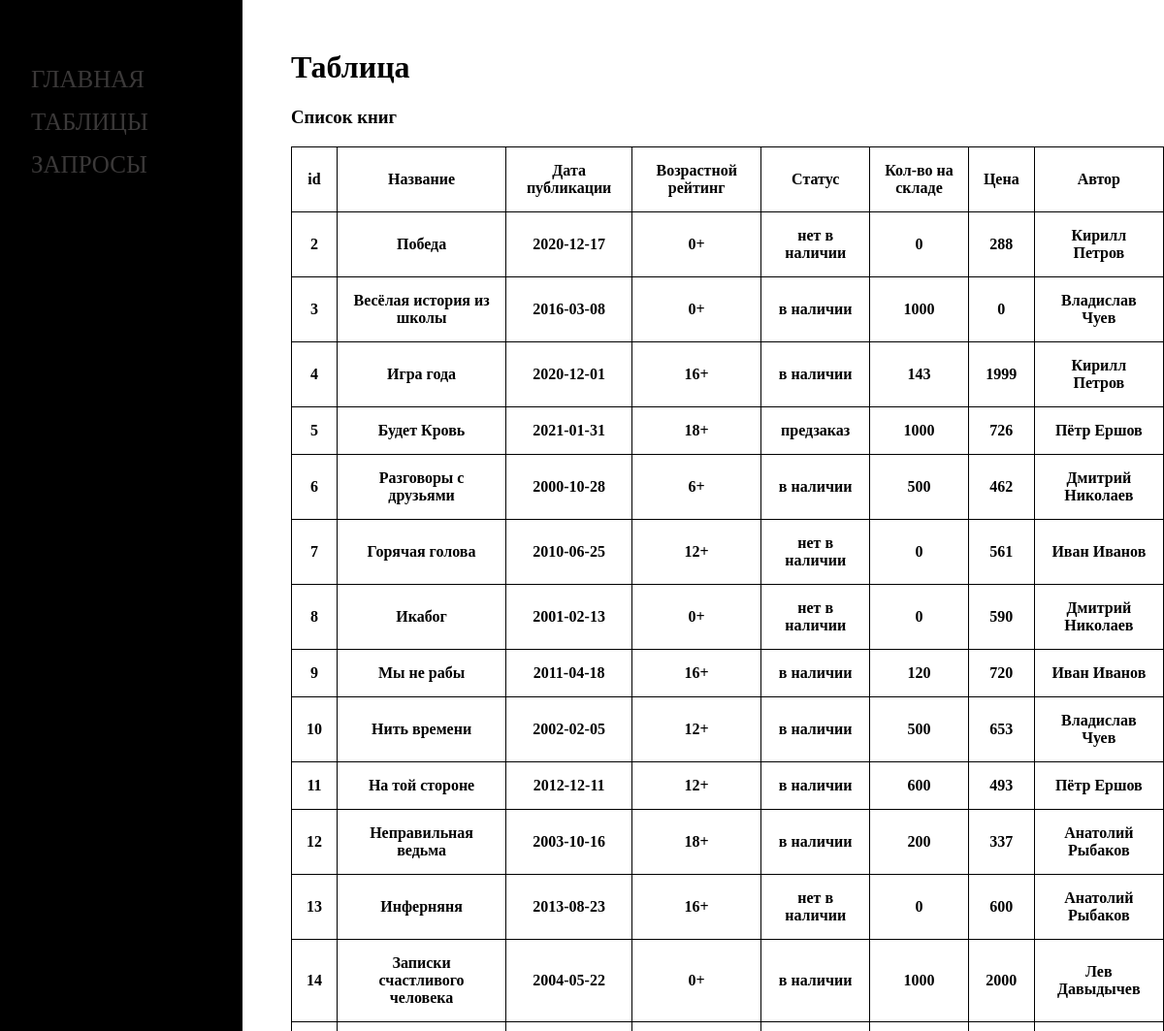
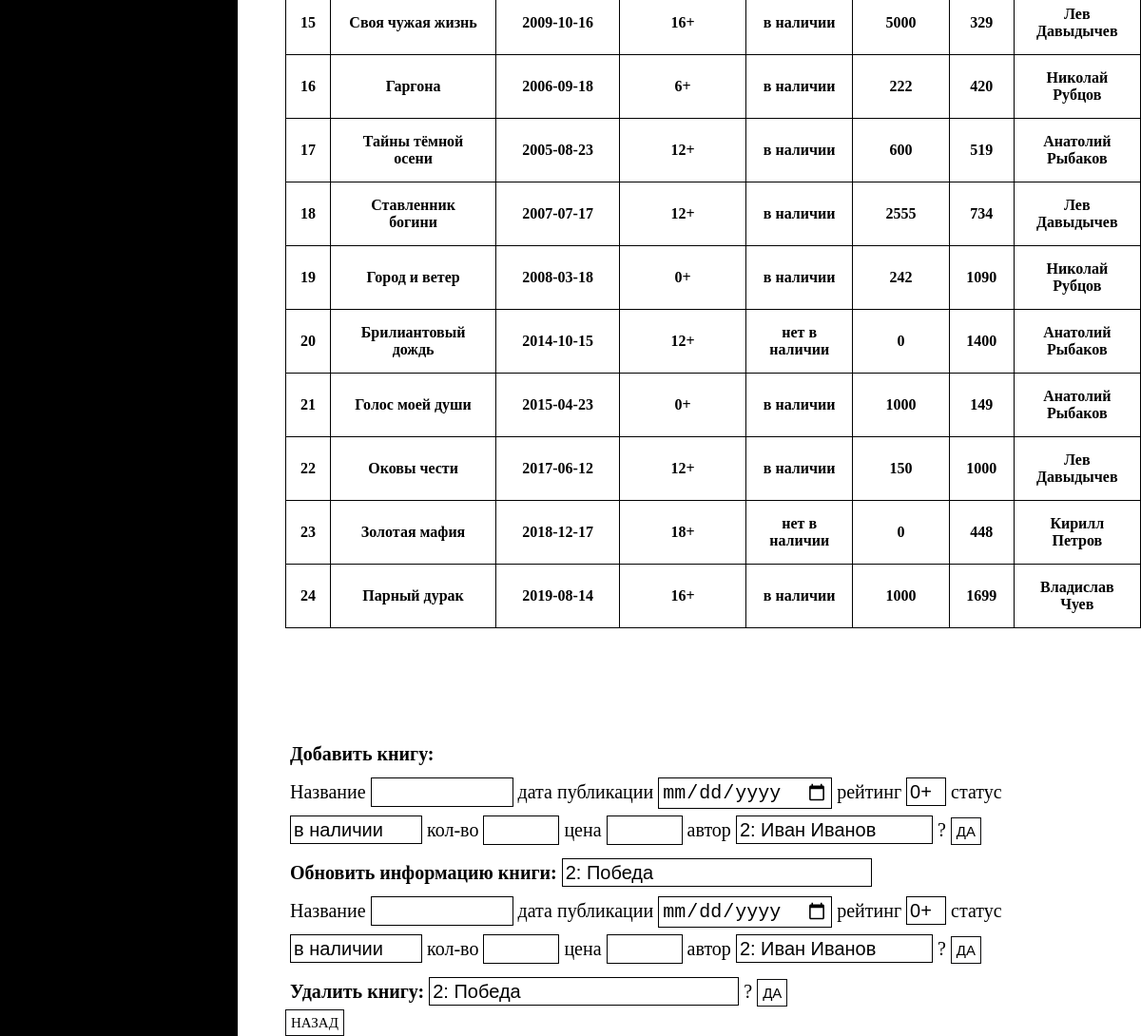
Screenshot of /php/book_table.php with the database file from the repository (2 pictures, top to bottom).
### tables this page shows
CREATE TABLE IF NOT EXISTS book (
    id INT AUTO_INCREMENT PRIMARY KEY,
    title VARCHAR(80) NOT NULL,
    public_date DATE,
    raiting ENUM('0+','6+','12+','16+','18+'),
    b_state ENUM('available','n_available','pre_order'),
    amount INT DEFAULT 0,
    price INT NOT NULL,
    author_id INT,
    FOREIGN KEY (author_id) REFERENCES author(id) ON DELETE RESTRICT ON UPDATE CASCADE
);

CREATE TABLE IF NOT EXISTS author (
    id INT AUTO_INCREMENT PRIMARY KEY,
    fname VARCHAR(30) NOT NULL,
    sname VARCHAR(30) NOT NULL,
    dob DATE NOT NULL
);

### php/book_table.php (the view, shortened to what this page needs)
<?
$buffer = ob_get_contents();
$title = "Список книг";
$buffer = preg_replace('/(<title>)(.*?)(<\/title>)/i', '$1' . $title . '$3', $buffer);
echo $buffer;
?>
    <h1>Таблица</h1>
    <h3>Список книг</h3>
    <table>
        <tr>
            <th>id</th>
            <th>Название</th>
            <th>Дата публикации</th>
            <th>Возрастной рейтинг</th>
            <th>Статус</th>
            <th>Кол-во на складе</th>
            <th>Цена</th>
            <th>Автор</th>
        </tr>
        <?
        $db = Utils::getPDO();
        $state = ['available' => 'в наличии', 'n_available' => 'нет в наличии', 'pre_order' => 'предзаказ'];
        foreach ($db->query("SELECT b.id as b_id ,title,public_date,raiting,b_state,amount,price,a.sname as sname,a.fname as fname FROM book b join author a on a.id = b.author_id order by b.id;") as $row) {
            echo "<tr>
            <th>{$row['b_id']}</th>
            <th>{$row['title']}</th>
            <th>{$row['public_date']}</th>
            <th>{$row['raiting']}</th>
            <th>{$state[$row['b_state']]}</th>
            <th>{$row['amount']}</th>
            <th>{$row['price']}</th>
            <th>{$row['fname']} {$row['sname']}</th>
            </tr>";
        }
        ?>
    </table>
    <div class="operations">
        <form action="handler.php" class="operation" method="post">
            <span>
                <b>Добавить книгу: </b><br>
            Название
                <input type="text" name="book_title" required>
            дата публикации
                <input type="date" name="book_public_date" required>
            рейтинг
                <select name="book_raiting" required>
                    <option value="0+">0+</option>
                </select>
            статус
                <select name="book_state" required>
                    <option value="available">в наличии</option>
                </select>
            кол-во
                <input type="number" min="0" max="10000" name="book_amount" required>
            цена
                <input type="number" min="0" max="10000" name="book_price" required>
            автор
                <select id="book_author" name="book_author" required>
                    <?
                    $db = Utils::getPDO();
                    foreach ($db->query("SELECT id, fname, sname FROM author;") as $row) {
                        echo "<option value='{$row['id']}'>{$row['id']}: {$row['fname']} {$row['sname']}</option>";
                    }
                    ?>
                </select>
            ?
                <input type="submit" value="Да">
        </span>
        </form>
        <form action="handler.php" class="operation" method="post">
            <span>
                <b>Обновить информацию книги: </b>
                    <select id="id_book_selector" name="id_book_selector" onchange="on_change()" required>
                    <?
                    $db = Utils::getPDO();
                    foreach ($db->query("SELECT id, title FROM book;") as $row) {
                        echo "<option value='{$row['id']}'>{$row['id']}: {$row['title']}</option>";
                    }
                    ?>
                    </select>
                <br>
                Название
                    <input id="new_book_title" type="text" name="new_book_title" required>
                дата публикации
                    <input id="new_public_date" type="date" name="new_public_date" required>
                рейтинг
                    <select id="new_book_raiting" name="new_book_raiting" required>
                        <option value="0+">0+</option>
                    </select>
                статус
                    <select id="new_book_state" name="new_book_state" required>
                        <option value="available">в наличии</option>
                    </select>
                кол-во
                    <input id="new_book_amount" type="number" min="0" max="10000" name="new_book_amount" required>
                цена
                    <input id="new_book_price" type="number" min="0" max="10000" name="new_book_price" required>
                автор
                    <select id="new_book_author" name="new_book_author" required>
                    <?
                    $db = Utils::getPDO();
                    foreach ($db->query("SELECT id, fname, sname FROM author;") as $row) {
                        echo "<option value='{$row['id']}'>{$row['id']}: {$row['fname']} {$row['sname']}</option>";
                    }
                    ?>
                    </select>
                ?
                    <input type="submit" value="Да">
            </span>
        </form>
        <form action="handler.php" class="operation" method="post">
            <span>
                <b>Удалить книгу:</b>
            <select name="id_book_selector" required>
                <?
                $db = Utils::getPDO();
                foreach ($db->query("SELECT id, title FROM book;") as $row) {
                    echo "<option value='{$row['id']}'>{$row['id']}: {$row['title']}</option>";
                }
                ?>
            </select>
             ?
            <input type="submit" value="Да">
            </span>
        </form>
    </div>
    <a href="tables_index.php" class="back_button"> Назад</a>

### php/css/style.css (style rules this page uses)
table, th, td { border: 1px solid black; border-collapse: collapse; }
th { padding: 15px; }
table { margin-bottom: 7rem; }
.sidenav { height: 100%; width: 250px; position: fixed; z-index: 1; top: 0; left: 0; background-color: #000000; display: block; padding-top: 60px; }
.sidenav a { padding: 8px 8px 8px 32px; text-decoration: none; font-size: 25px; color: #3b3939; display: block; transition: 0.3s; text-transform: uppercase; }
.content { padding-left: 300px; padding-top: 30px; background-color: #ffffff; height: 100%; }
.operations { font-size: 20px; }
.operations > form { margin: 5px; }
.operations span { line-height: 2; }
.operation { margin: 20px 0; }
.operation input, select, input[type ="number"] { -webkit-appearance: none; border: 1px solid black; font-size: inherit; }
.operation input[type='text'], input[type='email'], input[type='password'], input[type='date'], input[type='number'], textarea, select { padding: 3px; color: inherit; background-color: #ffffff; }
input[type="text"] { width: 150px; }
input[type="number"] { width: 80px; }
.back_button, input[type="submit"] { padding: 5px; text-decoration: none; color: inherit; font-size: 15px; text-transform: uppercase; border: 1px solid rgb(11, 11, 12); background-color: inherit; }
body { margin: 0; padding: 0; }

### rows the page displays
book: id "2", title "Победа", public_date "2020-12-17", raiting "0+", b_state "нет в наличии", amount "0", price "288", author.fname "Кирилл", author.sname "Петров"
book: id "3", title "Весёлая история из школы", public_date "2016-03-08", raiting "0+", b_state "в наличии", amount "1000", price "0", author.fname "Владислав", author.sname "Чуев"
book: id "4", title "Игра года", public_date "2020-12-01", raiting "16+", b_state "в наличии", amount "143", price "1999", author.fname "Кирилл", author.sname "Петров"
book: id "5", title "Будет Кровь", public_date "2021-01-31", raiting "18+", b_state "предзаказ", amount "1000", price "726", author.fname "Пётр", author.sname "Ершов"
book: id "6", title "Разговоры с друзьями", public_date "2000-10-28", raiting "6+", b_state "в наличии", amount "500", price "462", author.fname "Дмитрий", author.sname "Николаев"
book: id "7", title "Горячая голова", public_date "2010-06-25", raiting "12+", b_state "нет в наличии", amount "0", price "561", author.fname "Иван", author.sname "Иванов"
book: id "8", title "Икабог", public_date "2001-02-13", raiting "0+", b_state "нет в наличии", amount "0", price "590", author.fname "Дмитрий", author.sname "Николаев"
book: id "9", title "Мы не рабы", public_date "2011-04-18", raiting "16+", b_state "в наличии", amount "120", price "720", author.fname "Иван", author.sname "Иванов"
book: id "10", title "Нить времени", public_date "2002-02-05", raiting "12+", b_state "в наличии", amount "500", price "653", author.fname "Владислав", author.sname "Чуев"
book: id "11", title "На той стороне", public_date "2012-12-11", raiting "12+", b_state "в наличии", amount "600", price "493", author.fname "Пётр", author.sname "Ершов"
book: id "12", title "Неправильная ведьма", public_date "2003-10-16", raiting "18+", b_state "в наличии", amount "200", price "337", author.fname "Анатолий", author.sname "Рыбаков"
book: id "13", title "Инферняня", public_date "2013-08-23", raiting "16+", b_state "нет в наличии", amount "0", price "600", author.fname "Анатолий", author.sname "Рыбаков"
book: id "14", title "Записки счастливого человека", public_date "2004-05-22", raiting "0+", b_state "в наличии", amount "1000", price "2000", author.fname "Лев", author.sname "Давыдычев"
book: id "15", title "Своя чужая жизнь", public_date "2009-10-16", raiting "16+", b_state "в наличии", amount "5000", price "329", author.fname "Лев", author.sname "Давыдычев"
book: id "16", title "Гаргона", public_date "2006-09-18", raiting "6+", b_state "в наличии", amount "222", price "420", author.fname "Николай", author.sname "Рубцов"
book: id "17", title "Тайны тёмной осени", public_date "2005-08-23", raiting "12+", b_state "в наличии", amount "600", price "519", author.fname "Анатолий", author.sname "Рыбаков"
book: id "18", title "Ставленник богини", public_date "2007-07-17", raiting "12+", b_state "в наличии", amount "2555", price "734", author.fname "Лев", author.sname "Давыдычев"
book: id "19", title "Город и ветер", public_date "2008-03-18", raiting "0+", b_state "в наличии", amount "242", price "1090", author.fname "Николай", author.sname "Рубцов"
book: id "20", title "Брилиантовый дождь", public_date "2014-10-15", raiting "12+", b_state "нет в наличии", amount "0", price "1400", author.fname "Анатолий", author.sname "Рыбаков"
book: id "21", title "Голос моей души", public_date "2015-04-23", raiting "0+", b_state "в наличии", amount "1000", price "149", author.fname "Анатолий", author.sname "Рыбаков"
book: id "22", title "Оковы чести", public_date "2017-06-12", raiting "12+", b_state "в наличии", amount "150", price "1000", author.fname "Лев", author.sname "Давыдычев"
book: id "23", title "Золотая мафия", public_date "2018-12-17", raiting "18+", b_state "нет в наличии", amount "0", price "448", author.fname "Кирилл", author.sname "Петров"
book: id "24", title "Парный дурак", public_date "2019-08-14", raiting "16+", b_state "в наличии", amount "1000", price "1699", author.fname "Владислав", author.sname "Чуев"

### other values shown
form field book_author "2: Иван Иванов"
form field id_book_selector "2: Победа"
form field new_book_author "2: Иван Иванов"
